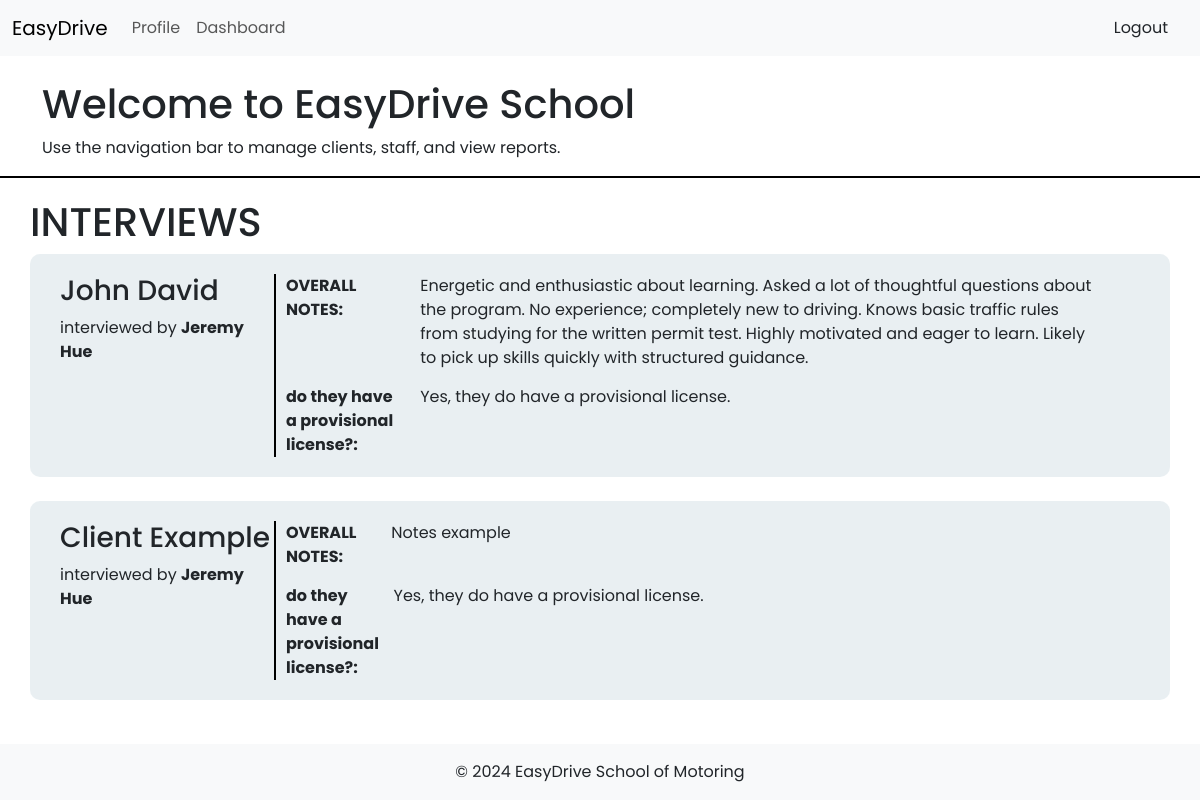
/views/managerView/dashboard_m_s_interviews.php?staffid=2 (signed in), run on the app's committed database.
### tables this page shows
CREATE TABLE `interview` (
  `Interview_ID` int(11) NOT NULL,
  `Client_ID` int(11) NOT NULL,
  `Instructor_ID` int(11) NOT NULL,
  `Date` timestamp NOT NULL DEFAULT current_timestamp(),
  `Notes` text DEFAULT NULL,
  `Client_License_Status` tinyint(1) DEFAULT NULL
);

### views/managerView/dashboard_m_s_interviews.php (the view, shortened to what this page needs)
<?php
    include '../../db_connection.php';
    $staffid = $_GET['staffid'];
    $sql = "SELECT it.*,
            CONCAT(ins.First_Name, ' ', ins.Last_Name) as Ins_Fullname,
            ins.Position,
            CONCAT(cl.First_Name, ' ', cl.Last_Name) as Ct_Fullname
            FROM interview it
            join client cl on it.client_id = cl.client_id
            join staff ins on it.instructor_id = ins.staff_id
            where ins.staff_id = $staffid";
    $data = $conn->query($sql);
?>
<!DOCTYPE html>
<html lang="en">
<head>
</head>
<body style="font-family: 'Poppins';">
    <?php
        include 'header_manager.php' ;
        include 'dashboard.php';
    ?>
    <div class="maincontainer">
        <h1>INTERVIEWS</h1>
        <?php  while($interview = $data -> fetch_assoc()){ ?>
        <div class="interview">
            <div class="one">
                <h3><?php echo $interview['Ct_Fullname'] ?></h3>
                interviewed by <strong><?php echo $interview['Ins_Fullname'] ?></strong>
            </div>
            <div class="two">
                <div class="two-one">
                    <div style="width: 15%;"><strong>OVERALL NOTES:</strong></div>
                    <div style="width: 85%;"><?php echo $interview['Notes'] ?></div>
                </div>
                <div class="two-one">
                    <div style="width: 15%;"><strong>do they have a provisional license?:</strong></div>
                    <div style="width: 85%;"><?php echo $interview['Client_License_Status'] ? "Yes, they do have a provisional license." : "No."?></div>
                </div>
            </div>
        </div>
        <br>
        <?php } ?>
    </div>
    <?php include '../../footer.php' ?>
</body>
</html>

### views/managerView/dashboard_m_s_interviews.php (style rules this page uses)
.maincontainer { border-top: 2px solid black; padding: 20px 30px; }
.maincontainer .interview { background-color: #8cadbb31; padding: 20px 30px; border-radius:10px; display: flex; flex-direction: row; gap: 10px; }
.maincontainer .interview .one { width: 20%; border-right: 2px solid black; }
.maincontainer .interview .two { max-width: 75%; display: flex; flex-direction: column; gap: 15px; }
.maincontainer .interview .two .two-one { display: flex; flex-direction: row; gap: 15px; }

### data on the page
interview: Ct_Fullname "John David", Ins_Fullname "Jeremy Hue", Notes "Energetic and enthusiastic about learning. Asked a lot of thoughtful questions about the program. No experience; completely new to driving. Knows basic traffic rules from studying for the written permit test. Highly motivated and eager to learn. Likely to pick up skills quickly with structured guidance.", Client_License_Status "Yes, they do have a provisional license."
interview: Ct_Fullname "Client Example", Ins_Fullname "Jeremy Hue", Notes "Notes example", Client_License_Status "Yes, they do have a provisional license."
